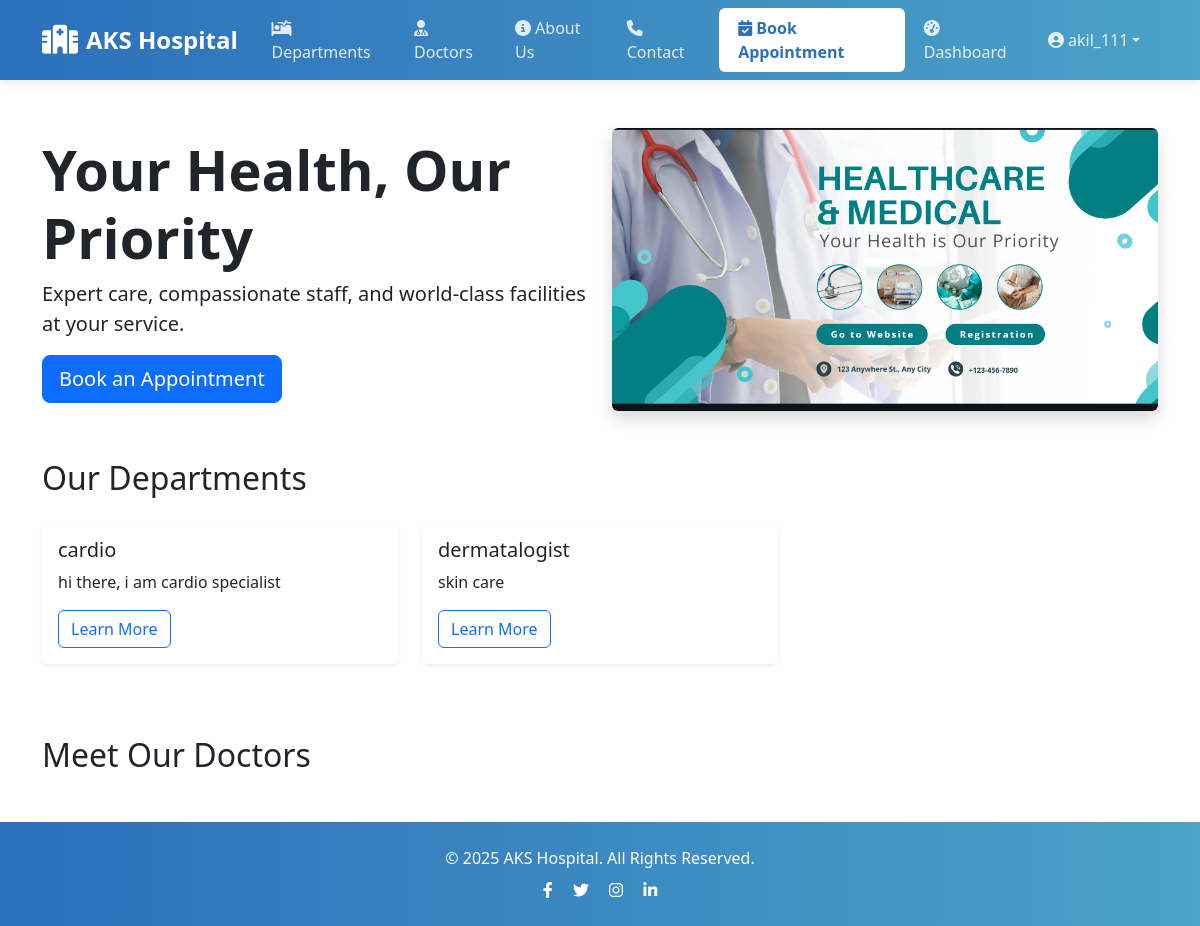
Page / (signed in) on the committed database.
### core/models.py (models this page shows, shortened)
class CustomUser(AbstractUser):
    ROLE_CHOICES = (
        ('patient', 'Patient'),
        ('doctor', 'Doctor'),
    )
    role = models.CharField(max_length=10, choices=ROLE_CHOICES, default='None', null=True)

class Department(models.Model):
    name = models.CharField(max_length=100)
    description = models.TextField()
    image = models.ImageField(upload_to='images/', default='default_department.png')

### core/views.py (the view)
# urls.py: path('', views.homepage, name='home'),
def homepage(request):
    departments = Department.objects.all()[:6]  # Limit to 6 for neatness
    doctors = Doctor.objects.filter(is_featured=True)[:4]  # You can add a boolean field for featured doctors
    return render(request, 'core/home.html', {
        'departments': departments,
        'doctors': doctors
    })

### core/templates/core/home.html (shortened to what this page needs)
{% extends 'base.html' %}
{% load static %}
{% block content %}
<div class="container mt-4">
    <div class="row align-items-center mb-5">
        <div class="col-md-6">
            <h1 class="display-4 fw-bold">Your Health, Our Priority</h1>
            <p class="lead">Expert care, compassionate staff, and world-class facilities at your service.</p>
            <a href="{% url 'book_appointment' %}" class="btn btn-primary btn-lg">Book an Appointment</a>
        </div>
        <div class="col-md-6">
            <img src="{% static 'images/hospital_banner.png' %}" class="img-fluid rounded shadow" alt="Hospital">
        </div>
    </div>
    <h2 class="mb-4">Our Departments</h2>
    <div class="row">
        {% for dept in departments %}
        <div class="col-md-4 mb-4">
            <div class="card h-100 shadow-sm">
                <div class="card-body">
                    <h5 class="card-title">{{ dept.name }}</h5>
                    <p class="card-text">{{ dept.description|truncatechars:100 }}</p>
                    <a href="{% url 'departments_detail' dept.pk %}" class="btn btn-outline-primary">Learn More</a>
                </div>
            </div>
        </div>
        {% endfor %}
    </div>
        <h2 class="mt-5 mb-4">Meet Our Doctors</h2>
</div>
{% endblock %}

### core/templates/base.html (shortened to what this page needs)
{% load static %}
<!DOCTYPE html>
<html lang="en">
<head>
    <link href="https://cdn.jsdelivr.net/npm/bootstrap@5.3.3/dist/css/bootstrap.min.css" rel="stylesheet">
    <link rel="stylesheet" href="https://cdn.jsdelivr.net/npm/bootstrap-icons@1.11.0/font/bootstrap-icons.css">
    <link rel="stylesheet" href="https://cdnjs.cloudflare.com/ajax/libs/font-awesome/6.4.0/css/all.min.css">
    <link rel="stylesheet" href="{% static 'css/style.css' %}">
</head>
<body>
    <nav class="navbar navbar-expand-lg navbar-dark sticky-top">
        <div class="container">
            <a class="navbar-brand" href="{% url 'home' %}">
                <i class="fas fa-hospital"></i>AKS Hospital
            </a>
            <div class="collapse navbar-collapse" id="mainNav">
                <ul class="navbar-nav ms-auto align-items-lg-center">
                    <li class="nav-item"><a class="nav-link" href="{% url 'departments_list' %}"><i class="fas fa-procedures"></i> Departments</a></li>
                    <li class="nav-item"><a class="nav-link" href="{% url 'doctors' %}"><i class="fas fa-user-md"></i> Doctors</a></li>
                    <li class="nav-item"><a class="nav-link" href="#"><i class="fas fa-info-circle"></i> About Us</a></li>
                    <li class="nav-item"><a class="nav-link" href="#"><i class="fas fa-phone"></i> Contact</a></li>
                    {% if user.is_authenticated %}
                        {% if user.role == "patient" %}
                            <li class="nav-item"><a class="nav-link appointment-btn" href="{% url 'book_appointment' %}"><i class="fas fa-calendar-check"></i> Book Appointment</a></li>
                            <li class="nav-item"><a class="nav-link" href="{% url 'patient_dashboard' %}"><i class="fas fa-tachometer-alt"></i> Dashboard</a></li>
                        {% elif user.role == "doctor" %}
                            <li class="nav-item"><a class="nav-link" href="{% url 'doctor_dashboard' %}"><i class="fas fa-tachometer-alt"></i> Doctor Dashboard</a></li>
                        {% endif %}
                        <li class="nav-item dropdown">
                            <a class="nav-link dropdown-toggle d-flex align-items-center" href="#" role="button" data-bs-toggle="dropdown" aria-expanded="false">
                                <i class="fas fa-user-circle me-1"></i> {{ user.username }}
                            </a>
                        </li>
                    {% else %}
                        <li class="nav-item"><a class="nav-link" href="{% url 'login' %}"><i class="fas fa-sign-in-alt"></i> Login</a></li>
                    {% endif %}
                </ul>
            </div>
        </div>
    </nav>
    <main class="py-4">
        {% block content %}{% endblock %}
    </main>
    <footer class="text-center py-4 mt-auto">
        <div class="container">
            <p class="mb-0">© 2025 AKS Hospital. All Rights Reserved.</p>
            <div class="mt-2">
                <a href="#" class="text-white me-3"><i class="fab fa-facebook-f"></i></a>
                <a href="#" class="text-white me-3"><i class="fab fa-twitter"></i></a>
                <a href="#" class="text-white me-3"><i class="fab fa-instagram"></i></a>
                <a href="#" class="text-white"><i class="fab fa-linkedin-in"></i></a>
            </div>
        </div>
    </footer>
</body>
</html>

### core/templates/base.html (style rules this page uses)
:root { --primary: #2c6fbb; --secondary: #4ba3c7; --accent: #175676; --light: #f8f9fa; --dark: #343a40; }
body { font-family: 'Segoe UI', Tahoma, Geneva, Verdana, sans-serif; display: flex; flex-direction: column; min-height: 100vh; }
main { flex: 1; }
.navbar { background: linear-gradient(to right, var(--primary), var(--secondary)); padding: 0.5rem 0; box-shadow: 0 2px 10px rgba(0, 0, 0, 0.1); }
.navbar-brand { font-weight: 700; font-size: 1.5rem; color: white !important; display: flex; align-items: center; }
.navbar-brand i { margin-right: 8px; font-size: 1.8rem; }
.nav-link { color: rgba(255, 255, 255, 0.85) !important; font-weight: 500; padding: 0.5rem 1rem !important; margin: 0 0.1rem; border-radius: 6px; transition: all 0.3s; }
.appointment-btn { background-color: white; color: var(--primary) !important; border-radius: 6px; padding: 0.5rem 1.2rem !important; font-weight: 600; margin-left: 0.5rem; transition: all 0.3s; }
footer { background: linear-gradient(to right, var(--primary), var(--secondary)); color: white; padding: 1.5rem 0; margin-top: auto; }

### core/templates/core/home.html (style rules this page uses)
.card { border: none; transition: transform 0.2s ease-in-out; }

### rows in the picture
CustomUser: username "akil_111"
Department: name "cardio", description "hi there, i am cardio specialist"
Department: name "dermatalogist", description "skin care"
